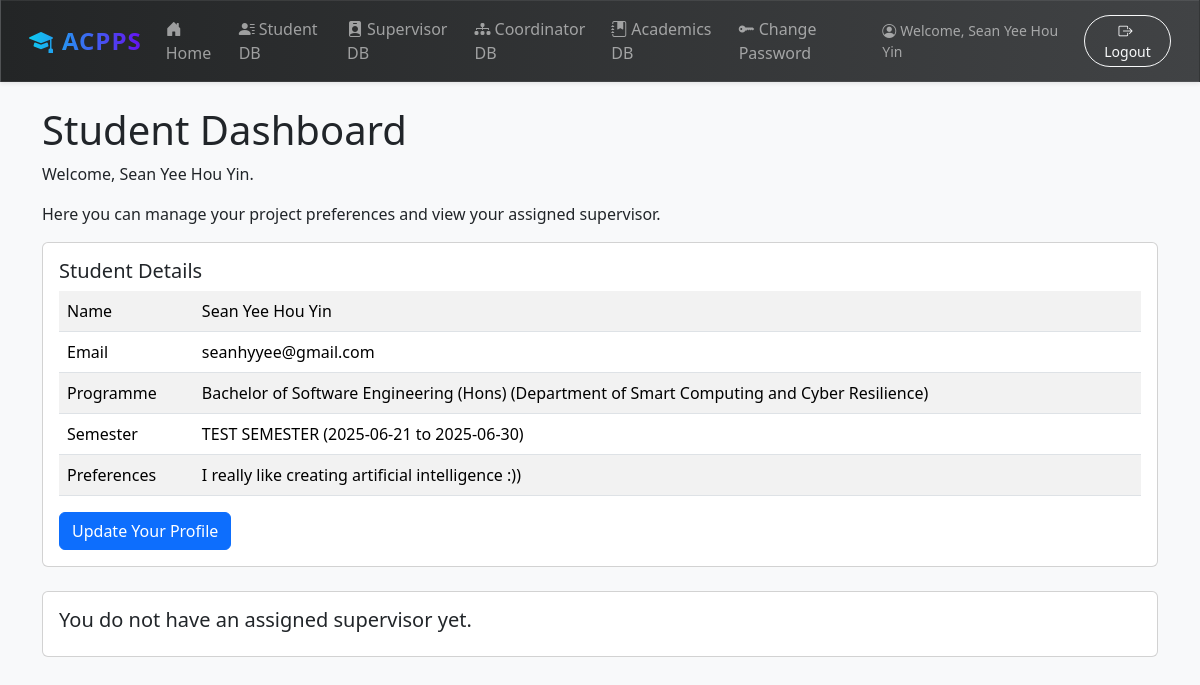
Page /dashboards/student/ (signed in) on the earlier database version.
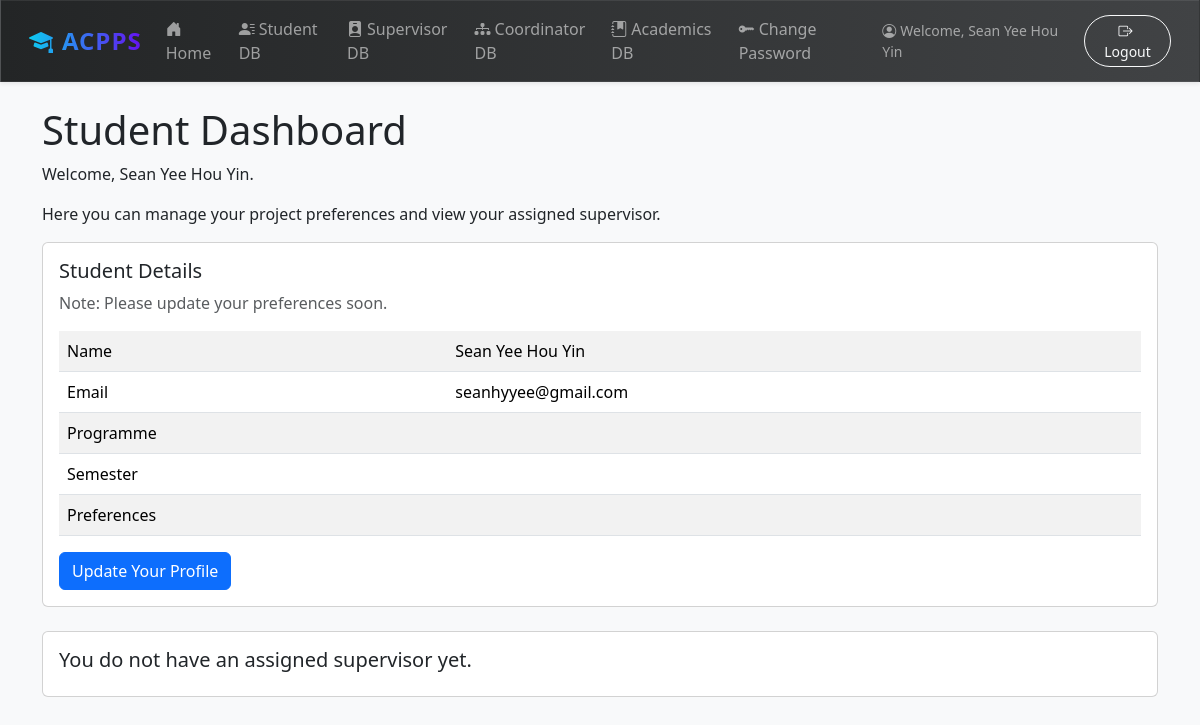
Same page on the later database version.
### users/models.py (models this page shows, shortened)
class User(AbstractBaseUser, PermissionsMixin):
    email = models.EmailField(unique=True)
    is_active = models.BooleanField(default=True)
    is_staff = models.BooleanField(default=False)
    date_joined = models.DateTimeField(default=timezone.now)
    full_name = models.CharField(max_length=255, blank=False, null=False)
    USER_TYPE_CHOICES = (
        ('student', 'Student'),
        ('supervisor', 'Supervisor'),
    )
    user_type = models.CharField(max_length=10, choices=USER_TYPE_CHOICES)
    objects = UserManager()
    USERNAME_FIELD = 'email'
    REQUIRED_FIELDS = ['user_type']
    def get_full_name(self):
        return self.full_name or self.email

class StudentProfile(models.Model):
    user = models.OneToOneField(settings.AUTH_USER_MODEL, on_delete=models.CASCADE, primary_key=True)
    programme = models.ForeignKey(Programme, on_delete=models.SET_NULL, null=True, related_name='students')
    preference_text = models.TextField(blank=True, null=True)
    positive_preferences = models.ManyToManyField(StandardisedTopic, blank=True, related_name='positive_preferences_students')
    negative_preferences = models.ManyToManyField(StandardisedTopic, blank=True, related_name='negative_preferences_students')
    supervisor = models.ForeignKey('SupervisorProfile', on_delete=models.SET_NULL, null=True, blank=True, related_name='students')
    semester = models.ForeignKey(
        Semester,
        on_delete=models.PROTECT, # Don't delete a semester if programmes are linked to it
        default=get_default_semester(),
        null=True,
        blank=True,
        related_name='students'
    )
    programme_match_type = models.IntegerField(null=True)
    matching_topics = models.ManyToManyField(StandardisedTopic, blank=True, related_name='matching_students')
    conflicting_topics = models.ManyToManyField(StandardisedTopic, blank=True, related_name='conflicting_students')
    PREFERENCE_MAX_LENGTH = 4093

### academics/models.py (models this page shows, shortened)
class Programme(models.Model):
    name = models.CharField(max_length=100)
    department = models.ForeignKey(Department, on_delete=models.CASCADE, related_name='programmes')
    def __str__(self):
        return f"{self.name} ({self.department.name})"

class Department(models.Model):
    name = models.CharField(max_length=100)
    school = models.ForeignKey(School, on_delete=models.CASCADE, related_name='departments', null=True, blank=True)
    faculty = models.ForeignKey(Faculty, on_delete=models.CASCADE, related_name='departments', null=True, blank=True)

class Semester(models.Model):
    name = models.CharField(max_length=100)
    start_date = models.DateField()
    end_date = models.DateField()
    class Meta:
        get_latest_by = 'start_date'
        ordering = ['-start_date']
    def __str__(self):
        return f"{self.name} ({self.start_date} to {self.end_date})"

### dashboards/views.py (the view)
# urls.py: path('student/', StudentDashboardView.as_view(), name='student_dashboard'),
class StudentDashboardView(LoginRequiredMixin, View):
    login_url = "/login/"
    redirect_field_name = "redirect_to"
    template_name = 'dashboard/student.html'
    def get(self, request, *args, **kwargs):
        try:
            supervisor = SupervisorProfile.objects.get(pk=request.user.studentprofile.supervisor)
        except:
            supervisor = None
        if supervisor:
            context = {"supervisor": supervisor}
        else:
            context = {}
        return render(request, self.template_name, context)

### templates/dashboard/student.html (shortened to what this page needs)
{% extends "dashboard/dashboard_base.html" %}
{% block content %}
    <h1>Student Dashboard</h1>
    <p>Welcome, {{ user.get_full_name }}.</p>
    <p>Here you can manage your project preferences and view your assigned supervisor.</p>
    <div class="card mb-4">
        <div class="card-body">
            <h5 class="card-title">Student Details</h5>
            {% if not user.studentprofile.preference_text %}
                <p class="card-text text-muted">Note: Please update your preferences soon.</p>
            {% endif %}
            <div class="table-responsive">
                <table class="table table-striped table-hover">
                    <tr>
                        <td>Name</td>
                        <td>{{ user.get_full_name }}</td>
                    </tr>
                    <tr>
                        <td>Email</td>
                        <td>{{ user.email }}</td>
                    </tr>
                    <tr>
                        <td>Programme</td>
                        <td>{{ user.studentprofile.programme }}</td>
                    </tr>
                    <tr>
                        <td>Semester</td>
                        <td>{{ user.studentprofile.semester }}</td>
                    </tr>
                    <tr>
                        <td>Preferences</td>
                        <td>{{ user.studentprofile.preference_text }}</td>
                    </tr>
                </table>
            </div>
            <button type="button" id="update-btn" class="btn btn-primary" data-url="{% url 'update_profile' %}">Update Your Profile</button>
        </div>
    </div>
    <div class="card mb-4">
        <div class="card-body">
            {% if supervisor %}
                <h5 class="card-title">Assigned Supervisor Details</h5>
                <div class="table-responsive">
                    <table class="table table-striped table-hover">
                        <tr>
                            <td>Name</td>
                            <td>{{ supervisor.user.full_name }}</td>
                        </tr>
                        <tr>
                            <td>Email</td>
                            <td>{{ supervisor.user.email }}</td>
                        </tr>
                        {% if supervisor.department %}
                            <tr>
                                <td>Department</td>
                                <td>{{ supervisor.department }}</td>
                            </tr>
                        {% endif %}
                        <tr>
                            <td>School</td>
                            <td>{{ supervisor.effective_school }}</td>
                        </tr>
                        <tr>
                            <td>Expertise</td>
                            <td>{{ supervisor.expertise }}</td>
                        </tr>
                    </table>
                </div>
            {% else %}
                <h5 class="card-title">You do not have an assigned supervisor yet.</h5>
            {% endif %}
        </div>
    </div>
{% endblock %}
{% block extra_js %}
    {% load static %}
{% endblock %}

### templates/dashboard/dashboard_base.html (shortened to what this page needs)
{% extends "base.html" %}

### templates/base.html (shortened to what this page needs)
<!DOCTYPE html>
<html lang="en">
<head>
    <link href="https://cdn.jsdelivr.net/npm/bootstrap@5.3.3/dist/css/bootstrap.min.css" rel="stylesheet">
    <link rel="stylesheet" href="https://cdn.jsdelivr.net/npm/bootstrap-icons@1.11.3/font/bootstrap-icons.min.css">
</head>
<body>
    <nav class="navbar navbar-expand-lg navbar-dark navbar-custom shadow-sm mb-4 px-3" style="backdrop-filter: blur(8px); border: 1px solid rgba(255,255,255,0.08);">
        <div class="container-fluid">
            <a class="navbar-brand fw-bold fs-4 text-gradient" href="{% url 'home' %}" style="letter-spacing:1px;">
                <i class="bi bi-mortarboard-fill me-2"></i>ACPPS
            </a>
            <div class="collapse navbar-collapse" id="navbarNav">
                <ul class="navbar-nav me-auto mb-2 mb-lg-0">
                    <li class="nav-item">
                        <a class="nav-link {% if request.resolver_match.url_name == 'home' %}active{% endif %}" href="{% url 'home' %}">
                            <i class="bi bi-house-door-fill me-1"></i>Home
                        </a>
                    </li>
                    {% if user.is_authenticated %}
                        {% if user.is_superuser %}
                            <li class="nav-item"><a class="nav-link" href="{% url 'student_dashboard' %}"><i class="bi bi-person-lines-fill me-1"></i>Student DB</a></li>
                            <li class="nav-item"><a class="nav-link" href="{% url 'supervisor_dashboard' %}"><i class="bi bi-person-badge-fill me-1"></i>Supervisor DB</a></li>
                            <li class="nav-item"><a class="nav-link" href="{% url 'coordinator_dashboard' %}"><i class="bi bi-diagram-3-fill me-1"></i>Coordinator DB</a></li>
                            <li class="nav-item"><a class="nav-link" href="{% url 'academics:dashboard' %}"><i class="bi bi-journal-bookmark-fill me-1"></i>Academics DB</a></li>
                        {% elif user.user_type == 'student' %}
                            <li class="nav-item"><a class="nav-link" href="{% url 'student_dashboard' %}"><i class="bi bi-person-circle me-1"></i>My Dashboard</a></li>
                        {% elif user.user_type == 'supervisor' %}
                            <li class="nav-item"><a class="nav-link" href="{% url 'supervisor_dashboard' %}"><i class="bi bi-person-badge-fill me-1"></i>My Dashboard</a></li>
                        {% endif %}
                    {% endif %}
                </ul>
                <div class="navbar-nav ms-auto align-items-center">
                    {% if user.is_authenticated %}
                        <li class="nav-item">
                            <a class="nav-link" href="{% url 'password_change' %}">
                                <i class="bi bi-key-fill me-1"></i>Change Password
                            </a>
                        </li>
                        <span class="navbar-text me-3 small" style="font-weight:500;">
                            <i class="bi bi-person-circle me-1"></i>Welcome, {{ user.full_name }}
                        </span>
                        <form class="d-flex" action="{% url 'logout' %}" method="post">
                            <button type="submit" class="btn btn-outline-light btn-sm px-3 rounded-pill ms-2" style="transition:background 0.2s;">
                                <i class="bi bi-box-arrow-right me-1"></i>Logout
                            </button>
                        </form>
                    {% else %}
                        <a href="{% url 'login' %}" class="btn btn-outline-light rounded-pill px-4 ms-2">Login</a>
                    {% endif %}
                </div>
            </div>
        </div>
    </nav>
    <main class="container">
        {% block content %}
        {% endblock %}
    </main>
</body>
</html>

### templates/base.html (style rules this page uses)
body { background-color: #f8f9fa; }
.text-gradient { background: linear-gradient(90deg, #0dcaf0 0%, #6610f2 100%); -webkit-background-clip: text; -webkit-text-fill-color: transparent; background-clip: text; }
.navbar-custom { background: linear-gradient(90deg, #232526 0%, #414345 100%); box-shadow: 0 4px 24px 0 rgba(0,0,0,0.10); border: 1px solid rgba(255,255,255,0.10); backdrop-filter: blur(8px); }
.navbar .nav-link { transition: color 0.2s, background 0.2s; }
.navbar .navbar-brand { letter-spacing: 1px; }

Differences in the rows shown:
changed User "Sean Yee Hou Yin": studentprofile.programme "Bachelor of Software Engineering (Hons) (Department of Smart Computing and Cyber Resilience)" → (not shown); studentprofile.semester "TEST SEMESTER (2025-06-21 to 2025-06-30)" → (not shown); studentprofile.preference_text "I really like creating artificial intelligence :))" → (not shown)
Other differences:
text now shown: "Note: Please update your preferences soon."
